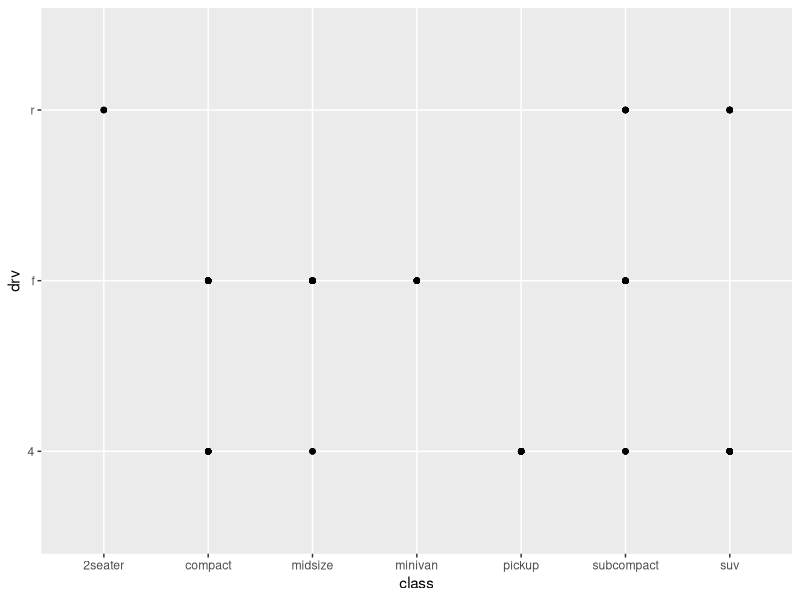
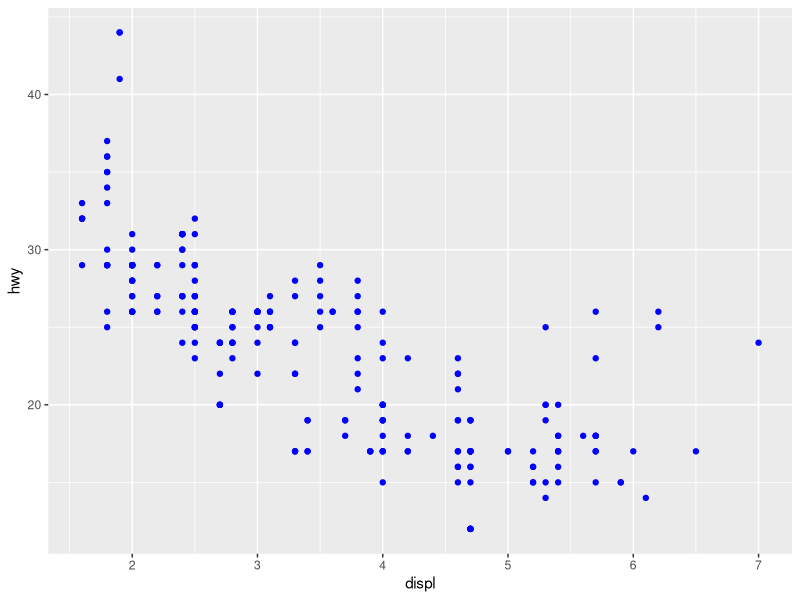
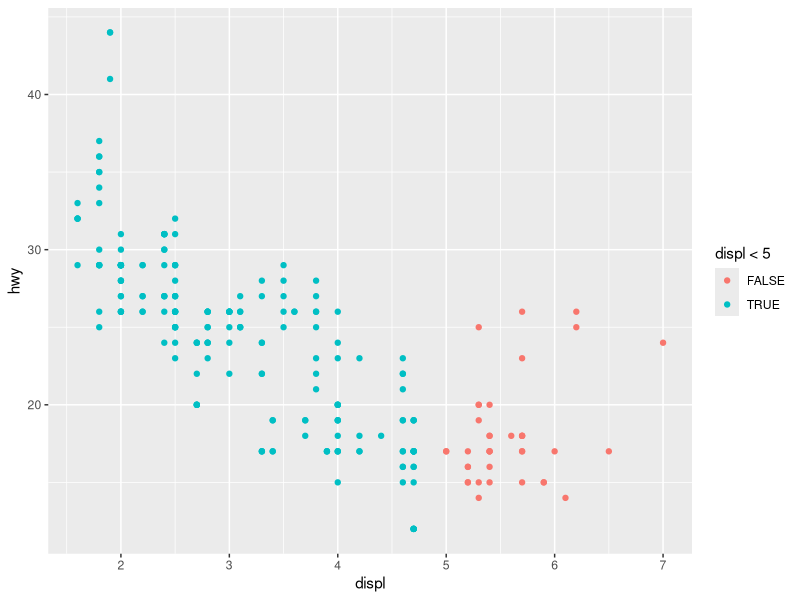
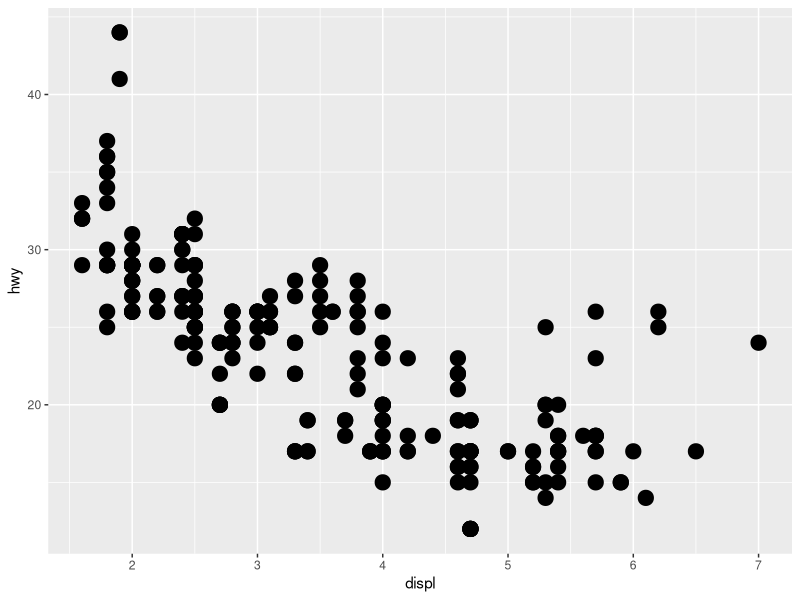
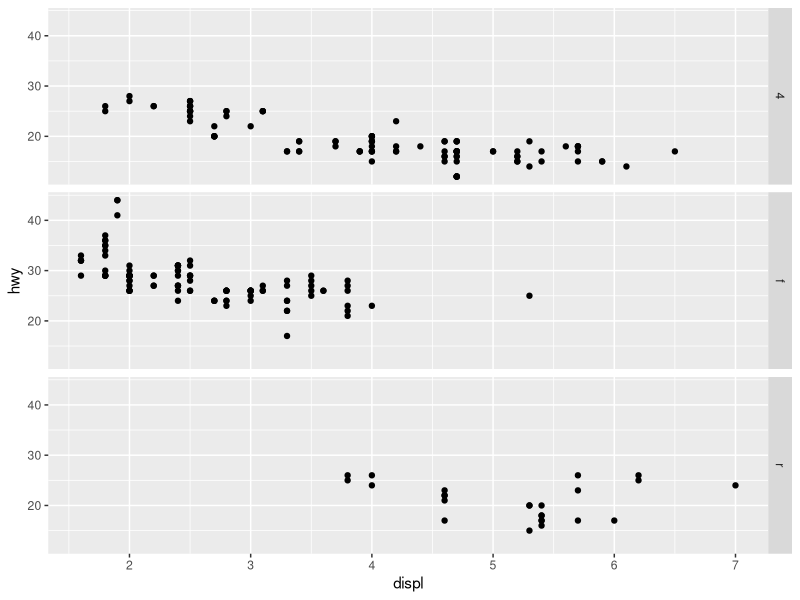
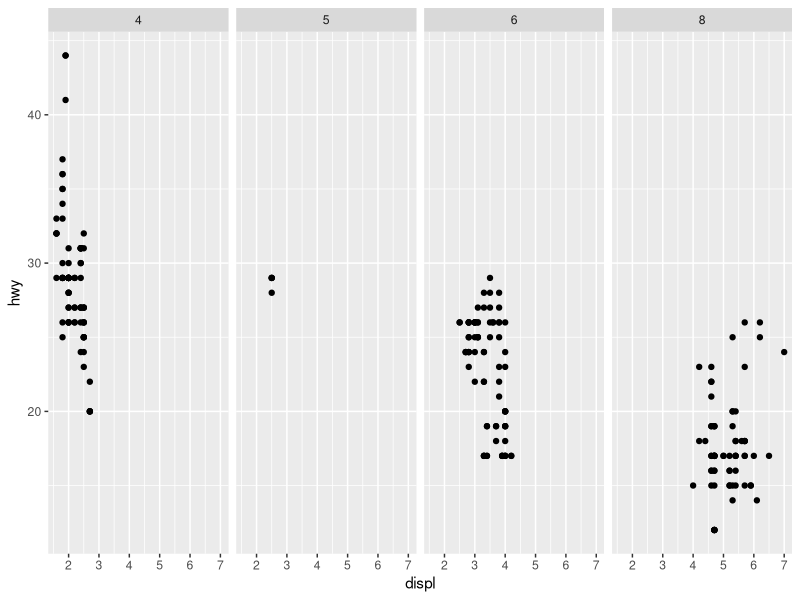
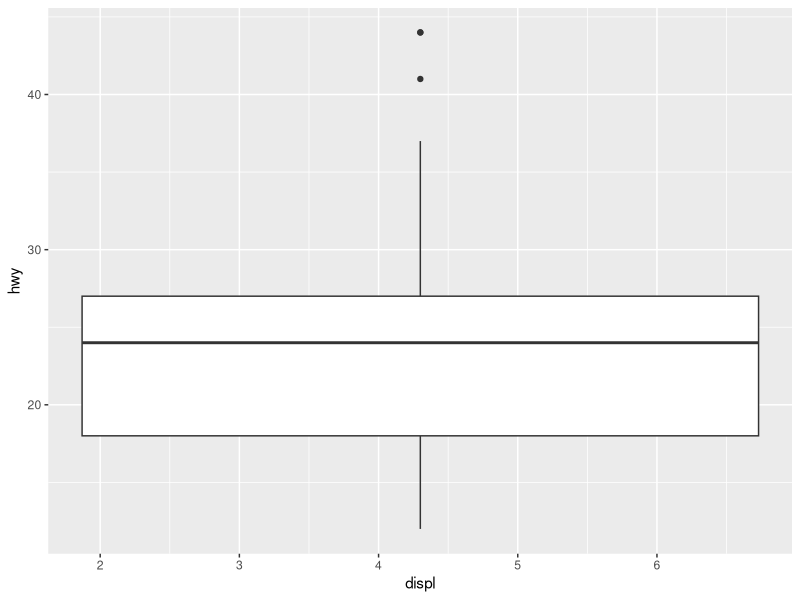
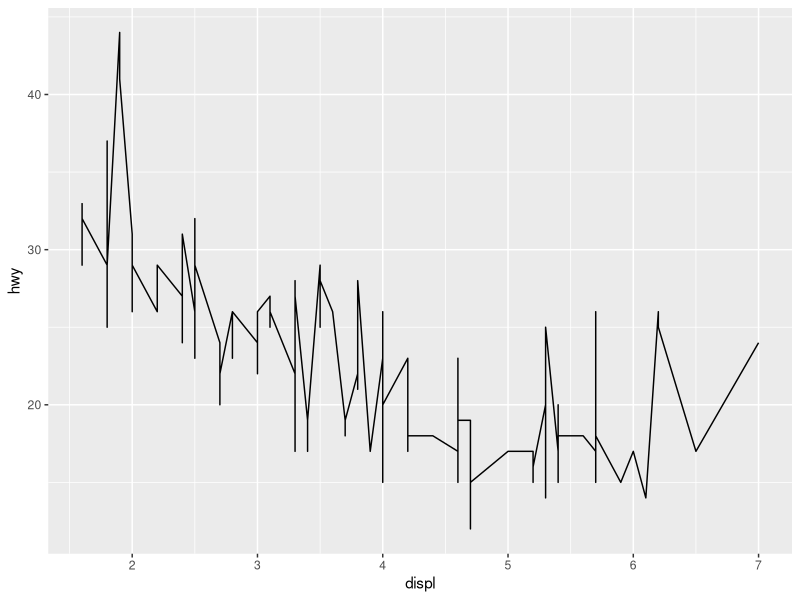

The R source for these figures, in order:
## ---- chunk 1
knitr::opts_chunk$set(echo = TRUE)
## ---- chunk 2
library(tidyverse)
ggplot(mpg,aes(x=class,y=drv))+
  geom_point()
## ---- chunk 3
ggplot(data = mpg) + 
  geom_point(mapping = aes(x = displ, y = hwy), color = "blue")
## ---- chunk 4
library(tidyverse)
ggplot(data = mpg) + geom_point(mapping = aes(x = displ, y = hwy, colour = displ < 5))
## ---- chunk 5
ggplot(data = mpg) + geom_point(mapping = aes(x = displ, y = hwy), stroke=3)
## ---- chunk 6
?facet_wrap  
## ---- chunk 7
 ggplot(data = mpg) + 
  geom_point(mapping = aes(x = displ, y = hwy)) +
  facet_grid(drv ~ .)
## ---- chunk 8
 ggplot(data = mpg) + 
geom_point(mapping = aes(x = displ, y = hwy)) +
facet_grid(. ~ cyl)
## ---- chunk 9
ggplot(data=mpg)+
  geom_boxplot(aes(x=displ,y=hwy))

ggplot(data=mpg)+
  geom_line(aes(x=displ,y=hwy))


ggplot(data=mpg)+
  geom_area(aes(x=displ,y=hwy))
## ---- chunk 10
ggplot(data = mpg, mapping = aes(x = displ, y = hwy)) + 
     geom_point() +
     geom_smooth()
## ---- chunk 11
ggplot() +
     geom_point(data = mpg, mapping = aes(x = displ, y = hwy)) +
     geom_smooth(data = mpg, mapping = aes(x = displ, y = hwy))
## ---- chunk 12
ggplot(data = mpg) +
     geom_col( mapping = aes(x = displ, y = hwy))
## ---- chunk 13
ggplot(data = mpg) +
     geom_bar( mapping = aes(x =class))
## ---- chunk 14
ggplot(data = diamonds) +
  geom_pointrange(mapping = aes(x = cut, y = depth),
                 stat="summary", 
               fun.ymin = min,
               fun.ymax = max,
               fun.y = mean)
## ---- chunk 15
ggplot(data = mpg, mapping =aes(x =cty, y =hwy)) +
geom_point() +
geom_abline() +
coord_fixed()
